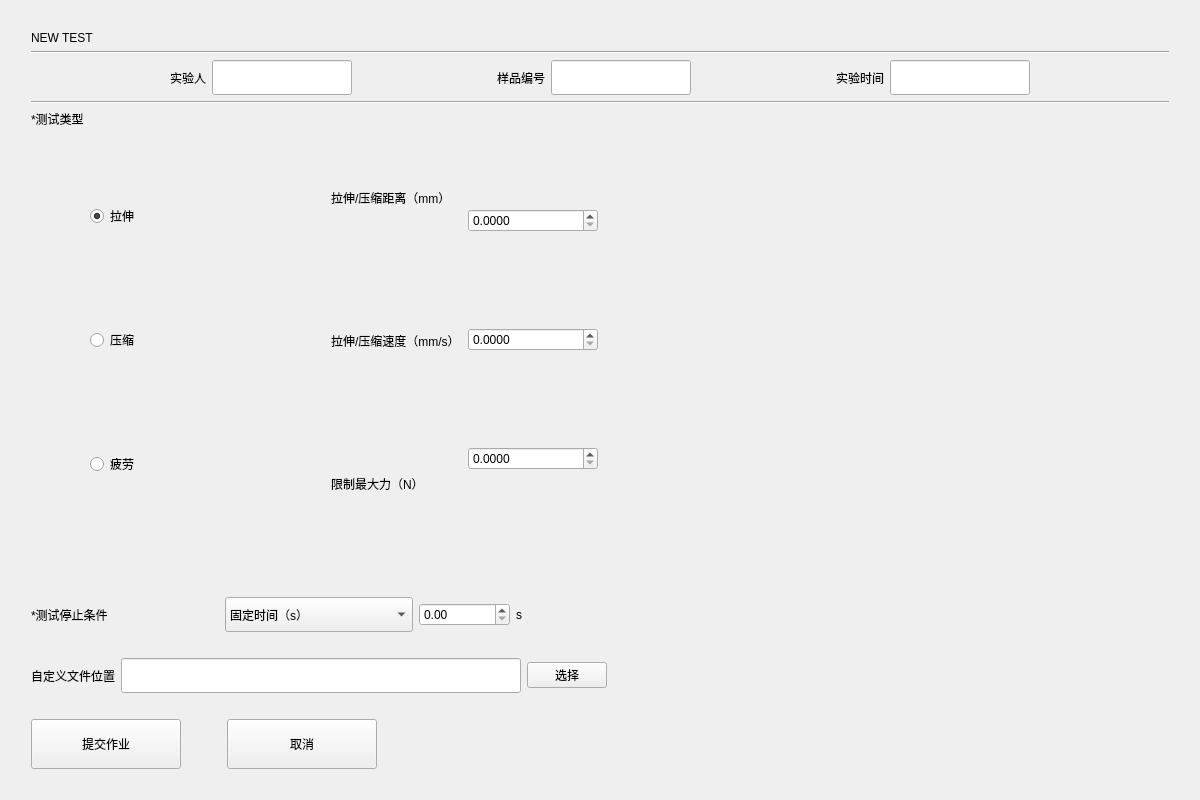
<?xml version="1.0" encoding="UTF-8"?>
<ui version="4.0">
 <class>newTestWidget</class>
 <widget class="QWidget" name="newTestWidget">
  <property name="geometry">
   <rect>
    <x>0</x>
    <y>0</y>
    <width>1200</width>
    <height>800</height>
   </rect>
  </property>
  <property name="windowTitle">
   <string>Form</string>
  </property>
  <property name="styleSheet">
   <string notr="true"/>
  </property>
  <layout class="QGridLayout" name="gridLayout_5">
   <item row="0" column="1">
    <spacer name="horizontalSpacer_9">
     <property name="orientation">
      <enum>Qt::Horizontal</enum>
     </property>
     <property name="sizeHint" stdset="0">
      <size>
       <width>1107</width>
       <height>20</height>
      </size>
     </property>
    </spacer>
   </item>
   <item row="1" column="0">
    <spacer name="verticalSpacer_3">
     <property name="orientation">
      <enum>Qt::Vertical</enum>
     </property>
     <property name="sizeHint" stdset="0">
      <size>
       <width>20</width>
       <height>707</height>
      </size>
     </property>
    </spacer>
   </item>
   <item row="1" column="1">
    <layout class="QVBoxLayout" name="verticalLayout_14">
     <item>
      <widget class="QLabel" name="label">
       <property name="styleSheet">
        <string notr="true">font: 20pt &quot;幼圆&quot;;</string>
       </property>
       <property name="text">
        <string>NEW TEST</string>
       </property>
      </widget>
     </item>
     <item>
      <layout class="QVBoxLayout" name="verticalLayout_13">
       <item>
        <layout class="QVBoxLayout" name="verticalLayout_10">
         <item>
          <widget class="Line" name="line">
           <property name="orientation">
            <enum>Qt::Horizontal</enum>
           </property>
          </widget>
         </item>
         <item>
          <layout class="QHBoxLayout" name="horizontalLayout_9">
           <item>
            <spacer name="horizontalSpacer_13">
             <property name="orientation">
              <enum>Qt::Horizontal</enum>
             </property>
             <property name="sizeHint" stdset="0">
              <size>
               <width>40</width>
               <height>20</height>
              </size>
             </property>
            </spacer>
           </item>
           <item>
            <widget class="QLabel" name="label_2">
             <property name="text">
              <string>实验人</string>
             </property>
            </widget>
           </item>
           <item>
            <widget class="QLineEdit" name="userName_lineEidt">
             <property name="minimumSize">
              <size>
               <width>0</width>
               <height>35</height>
              </size>
             </property>
            </widget>
           </item>
           <item>
            <spacer name="horizontalSpacer_11">
             <property name="orientation">
              <enum>Qt::Horizontal</enum>
             </property>
             <property name="sizeHint" stdset="0">
              <size>
               <width>40</width>
               <height>20</height>
              </size>
             </property>
            </spacer>
           </item>
           <item>
            <widget class="QLabel" name="label_5">
             <property name="text">
              <string>样品编号</string>
             </property>
            </widget>
           </item>
           <item>
            <widget class="QLineEdit" name="number_lineEidt">
             <property name="minimumSize">
              <size>
               <width>0</width>
               <height>35</height>
              </size>
             </property>
             <property name="text">
              <string/>
             </property>
            </widget>
           </item>
           <item>
            <spacer name="horizontalSpacer_12">
             <property name="orientation">
              <enum>Qt::Horizontal</enum>
             </property>
             <property name="sizeHint" stdset="0">
              <size>
               <width>40</width>
               <height>20</height>
              </size>
             </property>
            </spacer>
           </item>
           <item>
            <widget class="QLabel" name="label_3">
             <property name="text">
              <string>实验时间</string>
             </property>
            </widget>
           </item>
           <item>
            <widget class="QLineEdit" name="time_lineEidt">
             <property name="minimumSize">
              <size>
               <width>0</width>
               <height>35</height>
              </size>
             </property>
            </widget>
           </item>
           <item>
            <spacer name="horizontalSpacer_14">
             <property name="orientation">
              <enum>Qt::Horizontal</enum>
             </property>
             <property name="sizeHint" stdset="0">
              <size>
               <width>40</width>
               <height>20</height>
              </size>
             </property>
            </spacer>
           </item>
          </layout>
         </item>
         <item>
          <widget class="Line" name="line_2">
           <property name="orientation">
            <enum>Qt::Horizontal</enum>
           </property>
          </widget>
         </item>
        </layout>
       </item>
       <item>
        <layout class="QHBoxLayout" name="horizontalLayout_11">
         <item>
          <layout class="QVBoxLayout" name="verticalLayout_12">
           <item>
            <layout class="QVBoxLayout" name="verticalLayout_11">
             <item>
              <layout class="QVBoxLayout" name="verticalLayout_9">
               <item>
                <layout class="QHBoxLayout" name="horizontalLayout_6">
                 <item>
                  <layout class="QHBoxLayout" name="horizontalLayout_5">
                   <item>
                    <layout class="QVBoxLayout" name="verticalLayout_8">
                     <item>
                      <widget class="QLabel" name="label_7">
                       <property name="text">
                        <string>*测试类型</string>
                       </property>
                      </widget>
                     </item>
                     <item>
                      <spacer name="verticalSpacer">
                       <property name="orientation">
                        <enum>Qt::Vertical</enum>
                       </property>
                       <property name="sizeHint" stdset="0">
                        <size>
                         <width>20</width>
                         <height>40</height>
                        </size>
                       </property>
                      </spacer>
                     </item>
                    </layout>
                   </item>
                   <item>
                    <layout class="QVBoxLayout" name="verticalLayout_7">
                     <item>
                      <spacer name="horizontalSpacer_20">
                       <property name="orientation">
                        <enum>Qt::Horizontal</enum>
                       </property>
                       <property name="sizeHint" stdset="0">
                        <size>
                         <width>40</width>
                         <height>20</height>
                        </size>
                       </property>
                      </spacer>
                     </item>
                     <item>
                      <widget class="QRadioButton" name="pull_radioButton">
                       <property name="text">
                        <string>拉伸</string>
                       </property>
                       <property name="checked">
                        <bool>true</bool>
                       </property>
                      </widget>
                     </item>
                     <item>
                      <spacer name="horizontalSpacer">
                       <property name="orientation">
                        <enum>Qt::Horizontal</enum>
                       </property>
                       <property name="sizeHint" stdset="0">
                        <size>
                         <width>40</width>
                         <height>20</height>
                        </size>
                       </property>
                      </spacer>
                     </item>
                     <item>
                      <widget class="QRadioButton" name="push_radioButton">
                       <property name="text">
                        <string>压缩</string>
                       </property>
                      </widget>
                     </item>
                     <item>
                      <spacer name="horizontalSpacer_2">
                       <property name="orientation">
                        <enum>Qt::Horizontal</enum>
                       </property>
                       <property name="sizeHint" stdset="0">
                        <size>
                         <width>40</width>
                         <height>20</height>
                        </size>
                       </property>
                      </spacer>
                     </item>
                     <item>
                      <widget class="QRadioButton" name="fatigue_radioButton">
                       <property name="text">
                        <string>疲劳</string>
                       </property>
                      </widget>
                     </item>
                     <item>
                      <spacer name="horizontalSpacer_21">
                       <property name="orientation">
                        <enum>Qt::Horizontal</enum>
                       </property>
                       <property name="sizeHint" stdset="0">
                        <size>
                         <width>40</width>
                         <height>20</height>
                        </size>
                       </property>
                      </spacer>
                     </item>
                    </layout>
                   </item>
                   <item>
                    <spacer name="horizontalSpacer_4">
                     <property name="orientation">
                      <enum>Qt::Horizontal</enum>
                     </property>
                     <property name="sizeHint" stdset="0">
                      <size>
                       <width>40</width>
                       <height>20</height>
                      </size>
                     </property>
                    </spacer>
                   </item>
                  </layout>
                 </item>
                 <item>
                  <widget class="QStackedWidget" name="testTypeManu_stackedWidget">
                   <property name="styleSheet">
                    <string notr="true"/>
                   </property>
                   <property name="currentIndex">
                    <number>0</number>
                   </property>
                   <widget class="QWidget" name="page">
                    <layout class="QGridLayout" name="gridLayout">
                     <item row="0" column="0">
                      <layout class="QHBoxLayout" name="horizontalLayout_2">
                       <item>
                        <layout class="QVBoxLayout" name="verticalLayout">
                         <item>
                          <spacer name="horizontalSpacer_22">
                           <property name="orientation">
                            <enum>Qt::Horizontal</enum>
                           </property>
                           <property name="sizeHint" stdset="0">
                            <size>
                             <width>40</width>
                             <height>20</height>
                            </size>
                           </property>
                          </spacer>
                         </item>
                         <item>
                          <widget class="QLabel" name="label_8">
                           <property name="text">
                            <string>拉伸/压缩距离（mm）</string>
                           </property>
                          </widget>
                         </item>
                         <item>
                          <spacer name="horizontalSpacer_16">
                           <property name="orientation">
                            <enum>Qt::Horizontal</enum>
                           </property>
                           <property name="sizeHint" stdset="0">
                            <size>
                             <width>40</width>
                             <height>20</height>
                            </size>
                           </property>
                          </spacer>
                         </item>
                         <item>
                          <widget class="QLabel" name="label_9">
                           <property name="text">
                            <string>拉伸/压缩速度（mm/s）</string>
                           </property>
                          </widget>
                         </item>
                         <item>
                          <spacer name="horizontalSpacer_17">
                           <property name="orientation">
                            <enum>Qt::Horizontal</enum>
                           </property>
                           <property name="sizeHint" stdset="0">
                            <size>
                             <width>40</width>
                             <height>20</height>
                            </size>
                           </property>
                          </spacer>
                         </item>
                         <item>
                          <widget class="QLabel" name="label_10">
                           <property name="text">
                            <string>限制最大力（N）</string>
                           </property>
                          </widget>
                         </item>
                         <item>
                          <spacer name="horizontalSpacer_23">
                           <property name="orientation">
                            <enum>Qt::Horizontal</enum>
                           </property>
                           <property name="sizeHint" stdset="0">
                            <size>
                             <width>40</width>
                             <height>20</height>
                            </size>
                           </property>
                          </spacer>
                         </item>
                        </layout>
                       </item>
                       <item>
                        <layout class="QVBoxLayout" name="verticalLayout_2">
                         <item>
                          <spacer name="horizontalSpacer_25">
                           <property name="orientation">
                            <enum>Qt::Horizontal</enum>
                           </property>
                           <property name="sizeHint" stdset="0">
                            <size>
                             <width>40</width>
                             <height>20</height>
                            </size>
                           </property>
                          </spacer>
                         </item>
                         <item>
                          <widget class="QDoubleSpinBox" name="length_doubleSpinBox">
                           <property name="decimals">
                            <number>4</number>
                           </property>
                          </widget>
                         </item>
                         <item>
                          <spacer name="horizontalSpacer_18">
                           <property name="orientation">
                            <enum>Qt::Horizontal</enum>
                           </property>
                           <property name="sizeHint" stdset="0">
                            <size>
                             <width>40</width>
                             <height>20</height>
                            </size>
                           </property>
                          </spacer>
                         </item>
                         <item>
                          <widget class="QDoubleSpinBox" name="speed_doubleSpinBox_2">
                           <property name="decimals">
                            <number>4</number>
                           </property>
                          </widget>
                         </item>
                         <item>
                          <spacer name="horizontalSpacer_19">
                           <property name="orientation">
                            <enum>Qt::Horizontal</enum>
                           </property>
                           <property name="sizeHint" stdset="0">
                            <size>
                             <width>40</width>
                             <height>20</height>
                            </size>
                           </property>
                          </spacer>
                         </item>
                         <item>
                          <widget class="QDoubleSpinBox" name="force_doubleSpinBox_3">
                           <property name="decimals">
                            <number>4</number>
                           </property>
                          </widget>
                         </item>
                         <item>
                          <spacer name="horizontalSpacer_24">
                           <property name="orientation">
                            <enum>Qt::Horizontal</enum>
                           </property>
                           <property name="sizeHint" stdset="0">
                            <size>
                             <width>40</width>
                             <height>20</height>
                            </size>
                           </property>
                          </spacer>
                         </item>
                        </layout>
                       </item>
                      </layout>
                     </item>
                    </layout>
                   </widget>
                   <widget class="QWidget" name="page_3">
                    <layout class="QGridLayout" name="gridLayout_3">
                     <item row="0" column="0">
                      <layout class="QHBoxLayout" name="horizontalLayout_4">
                       <item>
                        <layout class="QVBoxLayout" name="verticalLayout_6">
                         <item>
                          <widget class="QLabel" name="label_15">
                           <property name="text">
                            <string>行程波形设置</string>
                           </property>
                          </widget>
                         </item>
                         <item>
                          <widget class="QLabel" name="label_14">
                           <property name="text">
                            <string>单边行程（mm）</string>
                           </property>
                          </widget>
                         </item>
                         <item>
                          <widget class="QLabel" name="label_16">
                           <property name="text">
                            <string>初速度（mm/s）</string>
                           </property>
                          </widget>
                         </item>
                         <item>
                          <widget class="QLabel" name="label_18">
                           <property name="text">
                            <string>频率（Hz）</string>
                           </property>
                          </widget>
                         </item>
                         <item>
                          <widget class="QLabel" name="label_19">
                           <property name="text">
                            <string>行程次数（次）</string>
                           </property>
                          </widget>
                         </item>
                        </layout>
                       </item>
                       <item>
                        <layout class="QVBoxLayout" name="verticalLayout_5">
                         <item>
                          <widget class="QComboBox" name="waveType_comboBox">
                           <item>
                            <property name="text">
                             <string>正弦波</string>
                            </property>
                           </item>
                           <item>
                            <property name="text">
                             <string>三角波</string>
                            </property>
                           </item>
                           <item>
                            <property name="text">
                             <string>方波</string>
                            </property>
                           </item>
                          </widget>
                         </item>
                         <item>
                          <widget class="QDoubleSpinBox" name="cycleLength_doubleSpinBox_8"/>
                         </item>
                         <item>
                          <widget class="QDoubleSpinBox" name="cicleSpeed_doubleSpinBox_9"/>
                         </item>
                         <item>
                          <widget class="QDoubleSpinBox" name="circleFrequecy_doubleSpinBox_11"/>
                         </item>
                         <item>
                          <widget class="QSpinBox" name="circleNumber_spinBox"/>
                         </item>
                        </layout>
                       </item>
                      </layout>
                     </item>
                    </layout>
                   </widget>
                  </widget>
                 </item>
                </layout>
               </item>
               <item>
                <spacer name="horizontalSpacer_15">
                 <property name="orientation">
                  <enum>Qt::Horizontal</enum>
                 </property>
                 <property name="sizeHint" stdset="0">
                  <size>
                   <width>40</width>
                   <height>20</height>
                  </size>
                 </property>
                </spacer>
               </item>
               <item>
                <layout class="QHBoxLayout" name="horizontalLayout_7">
                 <item>
                  <widget class="QLabel" name="label_6">
                   <property name="text">
                    <string>*测试停止条件</string>
                   </property>
                  </widget>
                 </item>
                 <item>
                  <widget class="QComboBox" name="stopAction_comboBox">
                   <property name="minimumSize">
                    <size>
                     <width>0</width>
                     <height>35</height>
                    </size>
                   </property>
                   <item>
                    <property name="text">
                     <string>固定时间（s）</string>
                    </property>
                   </item>
                   <item>
                    <property name="text">
                     <string>最大载荷（N）</string>
                    </property>
                   </item>
                   <item>
                    <property name="text">
                     <string>最大距离（mm）</string>
                    </property>
                   </item>
                   <item>
                    <property name="text">
                     <string>手动停止</string>
                    </property>
                   </item>
                  </widget>
                 </item>
                 <item>
                  <layout class="QHBoxLayout" name="horizontalLayout">
                   <item>
                    <widget class="QDoubleSpinBox" name="stopActionValue_doubleSpinBox_12"/>
                   </item>
                   <item>
                    <widget class="QLabel" name="unit_label">
                     <property name="text">
                      <string>s</string>
                     </property>
                    </widget>
                   </item>
                  </layout>
                 </item>
                </layout>
               </item>
              </layout>
             </item>
             <item>
              <spacer name="horizontalSpacer_5">
               <property name="orientation">
                <enum>Qt::Horizontal</enum>
               </property>
               <property name="sizeHint" stdset="0">
                <size>
                 <width>40</width>
                 <height>20</height>
                </size>
               </property>
              </spacer>
             </item>
             <item>
              <layout class="QGridLayout" name="gridLayout_4">
               <item row="0" column="2">
                <widget class="QPushButton" name="chooseFilePath_pushButton">
                 <property name="text">
                  <string>选择</string>
                 </property>
                </widget>
               </item>
               <item row="0" column="0">
                <widget class="QLabel" name="label_22">
                 <property name="text">
                  <string>自定义文件位置</string>
                 </property>
                </widget>
               </item>
               <item row="0" column="1">
                <widget class="QLineEdit" name="filePath_lineEdit">
                 <property name="minimumSize">
                  <size>
                   <width>400</width>
                   <height>35</height>
                  </size>
                 </property>
                </widget>
               </item>
              </layout>
             </item>
            </layout>
           </item>
           <item>
            <spacer name="horizontalSpacer_8">
             <property name="orientation">
              <enum>Qt::Horizontal</enum>
             </property>
             <property name="sizeHint" stdset="0">
              <size>
               <width>40</width>
               <height>20</height>
              </size>
             </property>
            </spacer>
           </item>
           <item>
            <layout class="QHBoxLayout" name="horizontalLayout_10">
             <item>
              <layout class="QHBoxLayout" name="horizontalLayout_8">
               <item>
                <widget class="QPushButton" name="Checked">
                 <property name="minimumSize">
                  <size>
                   <width>150</width>
                   <height>50</height>
                  </size>
                 </property>
                 <property name="text">
                  <string>提交作业</string>
                 </property>
                </widget>
               </item>
               <item>
                <spacer name="horizontalSpacer_3">
                 <property name="orientation">
                  <enum>Qt::Horizontal</enum>
                 </property>
                 <property name="sizeHint" stdset="0">
                  <size>
                   <width>40</width>
                   <height>20</height>
                  </size>
                 </property>
                </spacer>
               </item>
               <item>
                <widget class="QPushButton" name="cancel">
                 <property name="minimumSize">
                  <size>
                   <width>150</width>
                   <height>50</height>
                  </size>
                 </property>
                 <property name="text">
                  <string>取消</string>
                 </property>
                </widget>
               </item>
              </layout>
             </item>
             <item>
              <spacer name="horizontalSpacer_6">
               <property name="orientation">
                <enum>Qt::Horizontal</enum>
               </property>
               <property name="sizeHint" stdset="0">
                <size>
                 <width>40</width>
                 <height>20</height>
                </size>
               </property>
              </spacer>
             </item>
            </layout>
           </item>
          </layout>
         </item>
         <item>
          <spacer name="horizontalSpacer_7">
           <property name="orientation">
            <enum>Qt::Horizontal</enum>
           </property>
           <property name="sizeHint" stdset="0">
            <size>
             <width>40</width>
             <height>20</height>
            </size>
           </property>
          </spacer>
         </item>
        </layout>
       </item>
      </layout>
     </item>
    </layout>
   </item>
   <item row="1" column="2">
    <spacer name="verticalSpacer_4">
     <property name="orientation">
      <enum>Qt::Vertical</enum>
     </property>
     <property name="sizeHint" stdset="0">
      <size>
       <width>20</width>
       <height>707</height>
      </size>
     </property>
    </spacer>
   </item>
   <item row="2" column="1">
    <spacer name="horizontalSpacer_10">
     <property name="orientation">
      <enum>Qt::Horizontal</enum>
     </property>
     <property name="sizeHint" stdset="0">
      <size>
       <width>1107</width>
       <height>20</height>
      </size>
     </property>
    </spacer>
   </item>
  </layout>
 </widget>
 <resources/>
 <connections/>
</ui>
